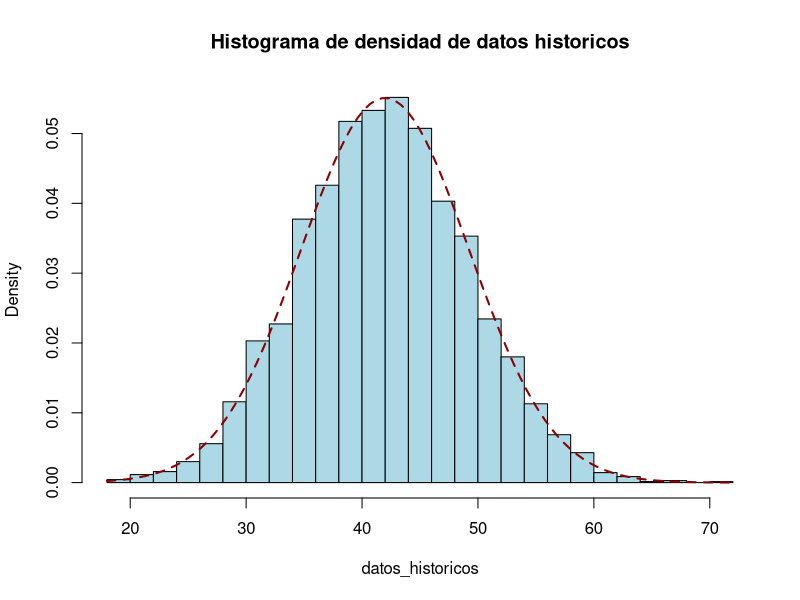
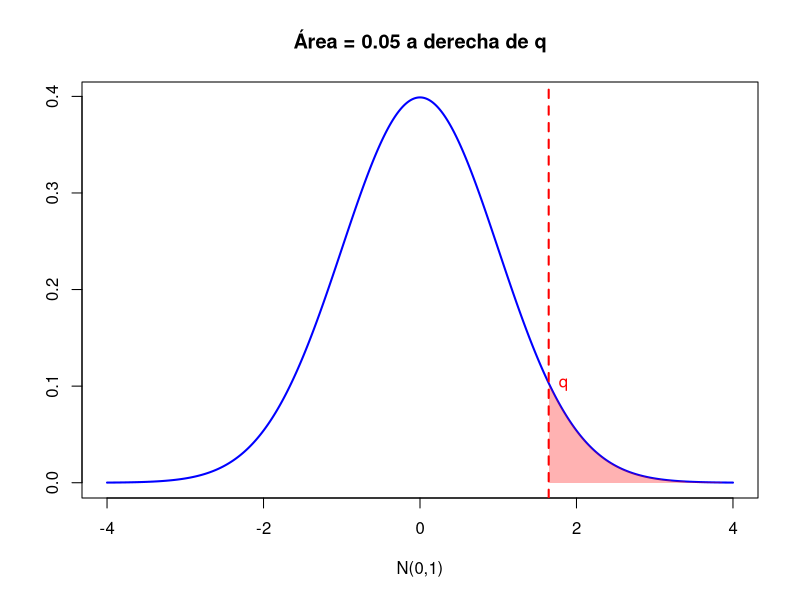
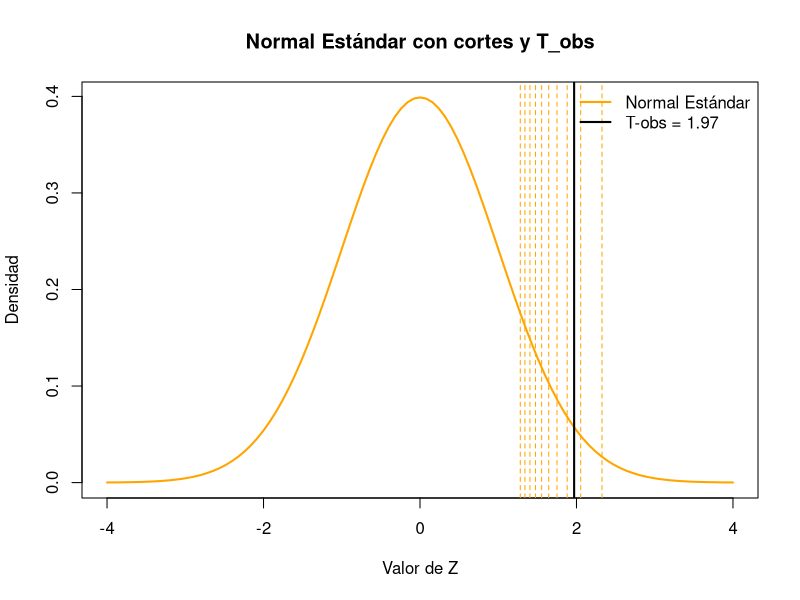

These charts were generated, in order, by the following R code:
## ---- chunk 1
set.seed(1234)
datos_historicos = read.csv("datos_historicos.csv")$play.delay
datos_nueva_version = read.csv("datos_nueva_version.csv")$play.delay

## ---- chunk 2
media_muestral <- round(mean(datos_historicos),2)
var_muestral <- round(var(datos_historicos),2)

## ---- chunk 3
hist(datos_historicos, prob = TRUE, breaks=30 ,col = "lightblue", main = "Histograma de densidad de datos historicos")
curve(dnorm(x, mean = media_muestral, sd = sqrt(var_muestral)), lwd = 2, lty = 2, add = TRUE, col = "darkred")

## ---- chunk 4

mu_estimado = round(mean(datos_nueva_version),2)

## ---- chunk 5
alpha <- 0.05
q <- qnorm(1-alpha, mean = 0, sd = 1)
## ---- chunk 6
media <- 0
desvio <- 1
x <- seq(-4, 4, length = 1000)
y <- dnorm(x, mean = media, sd = desvio)

# Graficamos la curva normal
plot(x, y, type = "l", lwd = 2, col = "blue",
     xlab = "N(0,1)", ylab = "", 
     main = paste("Área =", alpha, "a derecha de q"))

# Sombrear el área correspondiente
x_somb <- seq( q, 4, length = 1000)
y_somb <- dnorm(x_somb, mean = media, sd = desvio)

polygon(c(x_somb, rev(x_somb)), 
        c(y_somb, rep(0, length(y_somb))), 
        col = rgb(1, 0, 0, 0.3), border = NA)

# Línea vertical en q
abline(v = q, col = "red", lwd = 2, lty = 2)
text(q, dnorm(q), labels = sprintf("q"), pos = 4, col = "red")

## ---- chunk 7

Tobs <- round((42.99 - 41.98) / sqrt(52.43/200), 2)

## ---- chunk 8

alpha_1 <- 0.01
alpha_2 <- 0.1

q1 <- qnorm(1 - alpha_1, mean = 0, sd = 1)
q2 <- qnorm(1 - alpha_2, mean = 0, sd = 1)


## ---- chunk 9

alfas <- seq(0.01, 0.10, by = 0.01)

z_crit  <- numeric(length(alfas))   # un vector numérico vacío de la misma longitud que 'alfas'
decision <- character(length(alfas)) # un vector de texto (caracteres) vacío

for(i in 1:length(alfas)){
  
  z_crit[i] <- qnorm(1-alfas[i])
  
  if(Tobs >= z_crit[i]){
    decision[i] <- "Rechazo H0"
  } else {
    decision[i] <- "No Rechazo H0"
  }
}

# Armo un data.frame con las tres columnas
tabla <- data.frame(
  alpha    = alfas,
  z_crit   = round(z_crit, 3),  # redondeo a 3 decimales para que quede prolijo
  decision = decision
)

print(tabla)

## ---- chunk 10
# plot vacío con ejes y densidad
plot(NA, xlim = c(-4, 4), ylim = c(0, dnorm(0)), 
     xlab = "Valor de Z", ylab = "Densidad", 
     main = "Normal Estándar con cortes y T_obs")

# dibujo la curva de la Normal estándar
curve(dnorm(x), from = -4, to = 4, add = TRUE, 
      col = "orange", lwd = 2)

# --------------------------------------------
# 3) Agrego líneas punteadas para cada z_crítico
# --------------------------------------------
for (zc in z_crit) {
  abline(v = zc, lty = 2, col = "orange", lwd = 1)
}

# --------------------------------------------
# 4) Agrego la línea gruesa para z_obs
# --------------------------------------------
abline(v = Tobs, col = "black", lwd = 2)

# --------------------------------------------
# 5) Agrego leyenda para aclarar
# --------------------------------------------
legend("topright", 
       legend = c("Normal Estándar", 
                  paste0("T-obs = ", round(Tobs, 3))),
       col    = c("orange", "black"),
       lty    = c(1, 1),
       lwd    = c(2, 2),
       bty    = "n")
